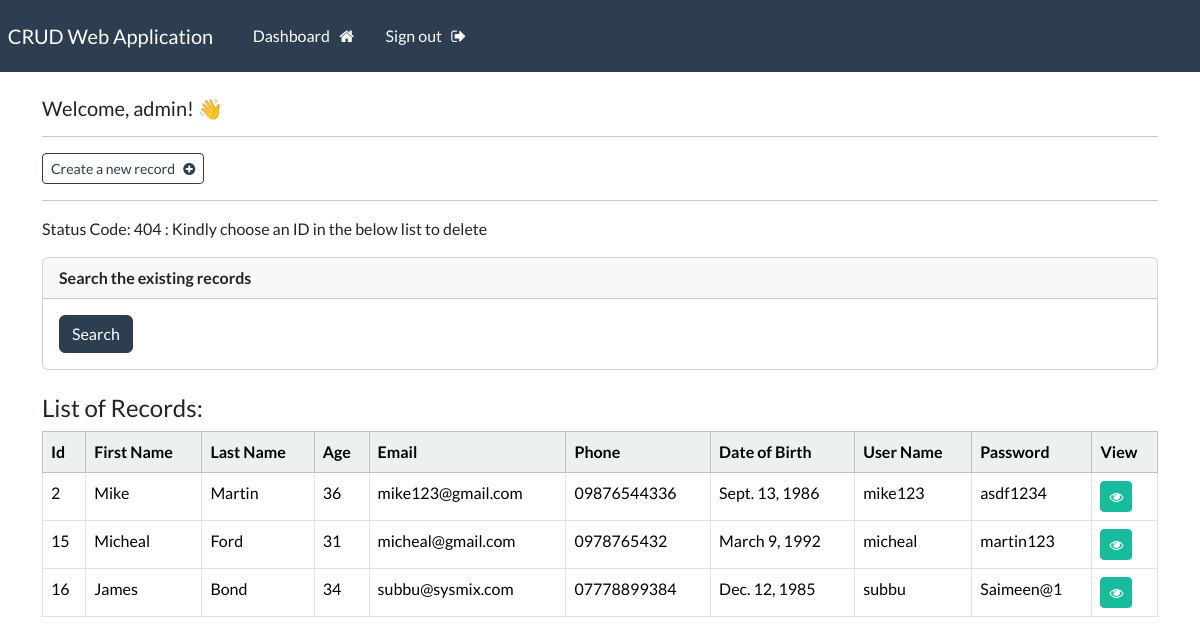
The app's page /update-record/1 (signed in) with its own data.
### person_app/models.py (models this page shows, shortened)
class Person(models.Model):
    first_name = models.CharField(max_length=100)
    last_name = models.CharField(max_length=100)
    age = models.IntegerField()
    email_id = models.EmailField()
    phone_number = models.CharField(max_length=20)
    date_of_birth = models.DateField()
    username = models.CharField(max_length=100)
    password = models.CharField(max_length=100)

### person_app/decorators.py (the view)
        def wrapper_func(request, *args, **kwargs):
            group = None
            if request.user.groups.exists():
                group = request.user.groups.all()[0].name
            if group in allowed_roles:
                return view_func(request, *args, **kwargs)
            else:
                return redirect('filter-records')

### person_app/views.py (called while the page is built, shortened)
@login_required(login_url='user-login')
@allowed_users(allowed_roles=['admin'])
@api_view(['GET','POST'])
def update_record(request, pk):
    try:
        person_obj = Person.objects.get(pk=pk)
    except Person.DoesNotExist:
        persons_list = Person.objects.all()
        return render(request, 'person_app/dashboard.html', {'records':persons_list,'status_code': status.HTTP_404_NOT_FOUND})

### templates/person_app/dashboard.html (shortened to what this page needs)
{% extends 'person_app/base.html' %}
{% block content %}
<h5>Welcome, {{user}}! 👋</h5>
<hr />
{% if records %}
<a class="btn btn-outline-primary btn-sm" href="{% url 'create-record' %}">
  Create a new record &nbsp;
  <i class="fa fa-plus-circle" aria-hidden="true"></i>
</a>
{% endif %}
<hr />
{% if status_code %}
  <p>Status Code: {{ status_code }} : Kindly choose an ID in the below list to delete</p>
{% endif %}
<div class="card">
  <div class="card-header">
      <strong>Search the existing records</strong>
  </div>
  <div class="card-body">
      <form method="get" autocomplete="off" action = "{% url 'filter-records' %}" >
        <button class="btn btn-primary" type="submit">
          Search
        </button>
      </form>
    </div>
</div>
<br>
{% if records %}
<table class="table table-hover table-bordered">
  <h4> List of Records: </h4>
  <thead class="table-light">
    <tr>
      <th scope="col">Id</th>
      <th scope="col">First Name</th>
      <th scope="col">Last Name</th>
      <th scope="col">Age</th>
      <th scope="col">Email</th>
      <th scope="col">Phone</th>
      <th scope="col">Date of Birth</th>
      <th scope="col">User Name</th>
      <th scope="col">Password</th>
      <th scope="col"> View </th>
    </tr>
  </thead>
  <tbody>
     {% for record in records %}
    <tr>
      <td>{{record.id}}</td>
      <td>{{record.first_name}}</td>
      <td>{{record.last_name}}</td>
      <td>{{record.age}}</td>
      <td>{{record.email_id}}</td>
      <td>{{record.phone_number}}</td>
      <td>{{record.date_of_birth}}</td>
      <td>{{record.username}}</td>
      <td>{{record.password}}</td>
      <td>
        <a class="btn btn-success btn-sm" href="{% url 'record' record.id %}">
          <i class="fa fa-eye" aria-hidden="true"></i>
        </a>
      </td>
    </tr>
    {% endfor %}
  </tbody>
</table>
{% endif %}
{% endblock %}

### records on screen
Person: id "2", first_name "Mike", last_name "Martin", age "36", email_id "mike123@gmail.com", phone_number "09876544336", date_of_birth "Sept. 13, 1986", username "mike123", password "asdf1234"
Person: id "15", first_name "Micheal", last_name "Ford", age "31", email_id "micheal@gmail.com", phone_number "0978765432", date_of_birth "March 9, 1992", username "micheal", password "martin123"
Person: id "16", first_name "James", last_name "Bond", age "34", email_id "subbu@sysmix.com", phone_number "07778899384", date_of_birth "Dec. 12, 1985", username "subbu", password "Saimeen@1"

### other values on screen
{{ user }} "admin"
{{ status_code }} "404"
